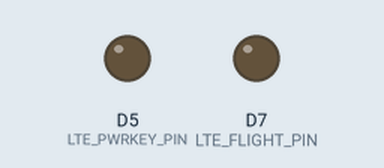
Simulated run of this sketch. Board: Arduino Zero (SAMD21). On the bench: output pins drawn as LEDs (lit = HIGH). The modem accepts every AT command (registered, SIM ready, sends succeed) and sends nothing else; pins used as bus, display or sensor lines are not drawn; what the sketch prints to the serial monitor is not drawn.

Above: at 0.1 s.
At 2.2 s:
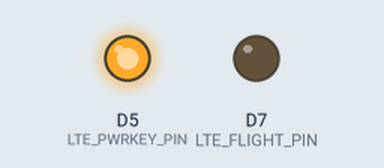
Timing chart, 0 to 5.6 s (numbered marks = the images above):
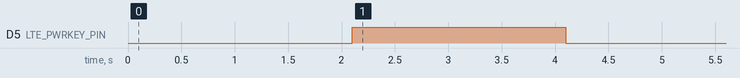

The sketch:

Maduino_ATT_diag.ino
```cpp
/*
  Maduino Zero (SIM7600) – AT&T Connectivity Deep Debugger (v2)
  Using EXACT user-provided modem power-on sequence.

  What this sketch does:
    ✓ Uses your proven working LTE power sequence
    ✓ Waits for modem to answer "AT"
    ✓ Dumps:
        ATI, CGMM, CGMR, CGSN, CICCID
        CNMP?, CMNB?, CNBP?
        CPIN?, CSQ, CREG?, CEREG?, COPS?, CPSI?
    ✓ Waits for LTE registration (CEREG=1 or 5)
    ✓ If registered: set APN → attach → activate PDP → print IP
    ✓ If PDP works: optional HTTP GET to http://example.com/

  SerialUSB = PC terminal (115200)
  Serial1   = SIM7600 interface (115200)

  Power-on pins (Makerfabs Maduino Zero LTE):
    LTE_RESET_PIN  (GPIO 6)
    LTE_PWRKEY_PIN (GPIO 5)
    LTE_FLIGHT_PIN (GPIO 7)
*/

#include <Arduino.h>

/* ----------------- User Config ----------------------------------- */
#define APN "m2m.com.attz"   // Your AT&T IoT/M2M APN

/* ----------------- Modem Control Pins ----------------------------- */
#define LTE_RESET_PIN  6
#define LTE_PWRKEY_PIN 5
#define LTE_FLIGHT_PIN 7

/* ----------------- AT Debug Switch ------------------------------- */
const bool DEBUG_AT = true;

/* ----------------- Utility Functions ----------------------------- */

void flushModem() {
  while (Serial1.available()) Serial1.read();
}

String sendAT(const String &cmd, uint32_t timeoutMs = 3000, bool dbg = DEBUG_AT) {
  flushModem();
  Serial1.println(cmd);

  uint32_t start = millis();
  String buffer = "";

  while (millis() - start < timeoutMs) {
    while (Serial1.available()) buffer += (char)Serial1.read();

    if (buffer.indexOf("\r\nOK\r\n") != -1 ||
        buffer.indexOf("ERROR") != -1 ||
        buffer.indexOf("+CME ERROR") != -1) {
      break;
    }
  }

  if (dbg) {
    SerialUSB.print(F(">>> ")); SerialUSB.println(cmd);
    SerialUSB.print(F("<<< ")); SerialUSB.println(buffer);
    SerialUSB.println(F("--------------------------------------------------"));
  }

  return buffer;
}

/* ----------------- EXACT USER POWER SEQUENCE ---------------------- */

void powerOnModem() {
  SerialUSB.println(F("[MODEM] Starting user-defined power-on sequence..."));

  pinMode(LTE_RESET_PIN, OUTPUT);
  pinMode(LTE_PWRKEY_PIN, OUTPUT);
  pinMode(LTE_FLIGHT_PIN, OUTPUT);

  // EXACT CODE AS USER PROVIDED ↓↓↓↓↓↓↓↓↓↓↓↓↓↓↓↓↓↓↓↓↓↓↓↓
  digitalWrite(LTE_RESET_PIN, HIGH);
  delay(2000);
  digitalWrite(LTE_RESET_PIN, LOW);

  delay(100);
  digitalWrite(LTE_PWRKEY_PIN, HIGH);
  delay(2000);
  digitalWrite(LTE_PWRKEY_PIN, LOW);

  digitalWrite(LTE_FLIGHT_PIN, LOW); // Normal mode
  // EXACT CODE AS USER PROVIDED ↑↑↑↑↑↑↑↑↑↑↑↑↑↑↑↑↑↑↑↑↑↑↑

  SerialUSB.println(F("[MODEM] Power sequence applied. Waiting for boot..."));
}

/* ----------------- Wait for "AT" OK ------------------------------- */

bool waitForModemReady(uint32_t timeoutMs = 60000) {
  SerialUSB.println(F("[MODEM] Waiting for modem AT ready..."));

  uint32_t start = millis();

  while (millis() - start < timeoutMs) {
    String r = sendAT("AT", 2000, false);

    if (r.indexOf("OK") != -1) {
      SerialUSB.println(F("[MODEM] ✓ Modem responded to AT."));
      return true;
    }

    if (r.length() > 0) {
      SerialUSB.println(F("[MODEM] Boot URCs:"));
      SerialUSB.println(r);
      SerialUSB.println(F("--------------------------------------------------"));
    }

    delay(1000);
  }

  SerialUSB.println(F("[ERROR] Modem never responded to AT."));
  return false;
}

/* ----------------- LTE Registration Wait -------------------------- */

bool waitForLTE() {
  SerialUSB.println(F("[NET] Waiting for LTE (CEREG=1/5)..."));

  uint32_t start = millis();

  while (millis() - start < 120000) {
    String r = sendAT("AT+CEREG?", 4000);

    if (r.indexOf(",1") != -1 || r.indexOf(",5") != -1) {
      SerialUSB.println(F("[NET] ✓ LTE registered."));
      return true;
    }
    if (r.indexOf(",3") != -1) {
      SerialUSB.println(F("[NET] ✗ Registration denied (CEREG=3)."));
      return false;
    }
    if (r.indexOf(",4") != -1) {
      SerialUSB.println(F("[NET] ! Unknown / out of LTE coverage (CEREG=4)."));
    }

    SerialUSB.println(F("[NET] ...still searching..."));
    delay(3000);
  }

  SerialUSB.println(F("[NET] ✗ Timed out waiting for LTE."));
  return false;
}

/* ----------------- PDP Context Setup ------------------------------ */

bool bringUpPDP() {
  SerialUSB.println(F("[PDP] Setting APN & activating context..."));

  if (sendAT("AT+CGDCONT=1,\"IP\",\"" APN "\"", 8000).indexOf("OK") == -1)
    return false;

  if (sendAT("AT+CGATT=1", 20000).indexOf("OK") == -1)
    return false;

  if (sendAT("AT+CGACT=1,1", 20000).indexOf("OK") == -1)
    return false;

  String ip = sendAT("AT+CGPADDR=1", 8000);
  if (ip.indexOf("+CGPADDR: 1,") == -1 || ip.indexOf('.') == -1) {
    SerialUSB.println(F("[PDP] ✗ No IP address assigned."));
    return false;
  }

  SerialUSB.println(F("[PDP] ✓ PDP Context Up (Got IP)."));
  return true;
}

/* ----------------- HTTP Test (Optional) --------------------------- */

void httpTest() {
  SerialUSB.println(F("[HTTP] Testing HTTP GET..."));

  sendAT("AT+HTTPTERM", 2000);

  if (sendAT("AT+HTTPINIT", 8000).indexOf("OK") == -1) return;

  if (sendAT("AT+HTTPPARA=\"CID\",1", 5000).indexOf("OK") == -1) return;

  if (sendAT("AT+HTTPPARA=\"URL\",\"http://example.com/\"", 8000).indexOf("OK") == -1)
    return;

  String r = sendAT("AT+HTTPACTION=0", 30000);
  if (r.indexOf("+HTTPACTION: 0,200") == -1) {
    SerialUSB.println(F("[HTTP] ✗ HTTPACTION not 200."));
    return;
  }

  SerialUSB.println(F("[HTTP] ✓ HTTPACTION=200, reading..."));
  sendAT("AT+HTTPREAD", 15000);

  sendAT("AT+HTTPTERM", 3000);
}

/* ----------------- Arduino Setup --------------------------------- */

void setup() {
  SerialUSB.begin(115200);
  while (!SerialUSB) {}

  SerialUSB.println(F("\n===================================================="));
  SerialUSB.println(F("   Maduino Zero – SIM7600 AT&T Deep Debugger (v2)"));
  SerialUSB.println(F("   Using USER-VERIFIED POWER-ON SEQUENCE"));
  SerialUSB.println(F("===================================================="));

  Serial1.begin(115200);

  powerOnModem();
  delay(5000);

  if (!waitForModemReady()) return;

  /* ---- Identity ---- */
  sendAT("ATI", 5000);
  sendAT("AT+CGMM", 5000);
  sendAT("AT+CGMR", 5000);
  sendAT("AT+CGSN", 5000);
  sendAT("AT+CICCID", 5000);

  /* ---- RAT / Bands ---- */
  sendAT("AT+CNMP?", 5000);
  sendAT("AT+CMNB?", 5000);
  sendAT("AT+CNBP?", 8000);

  /* ---- Full Power ---- */
  sendAT("AT+CFUN=1", 8000);

  /* ---- Basic Network Status ---- */
  sendAT("AT+CPIN?", 5000);
  sendAT("AT+CSQ", 5000);
  sendAT("AT+CREG?", 5000);
  sendAT("AT+CEREG?", 5000);
  sendAT("AT+COPS?", 8000);
  sendAT("AT+CPSI?", 8000);

  /* ---- LTE Registration Wait ---- */
  bool regOK = waitForLTE();

  /* ---- Final Snapshot ---- */
  sendAT("AT+CEREG?", 5000);
  sendAT("AT+CREG?", 5000);
  sendAT("AT+COPS?", 8000);
  sendAT("AT+CPSI?", 8000);

  if (!regOK) {
    SerialUSB.println(F("[DIAG] LTE registration did not occur. Stopping."));
    return;
  }

  /* ---- PDP & HTTP ---- */
  if (!bringUpPDP()) {
    SerialUSB.println(F("[DIAG] PDP failed. Check APN/SIM provisioning."));
    return;
  }

  httpTest();

  SerialUSB.println(F("[DONE] Debug complete."));
}

void loop() {}
```
